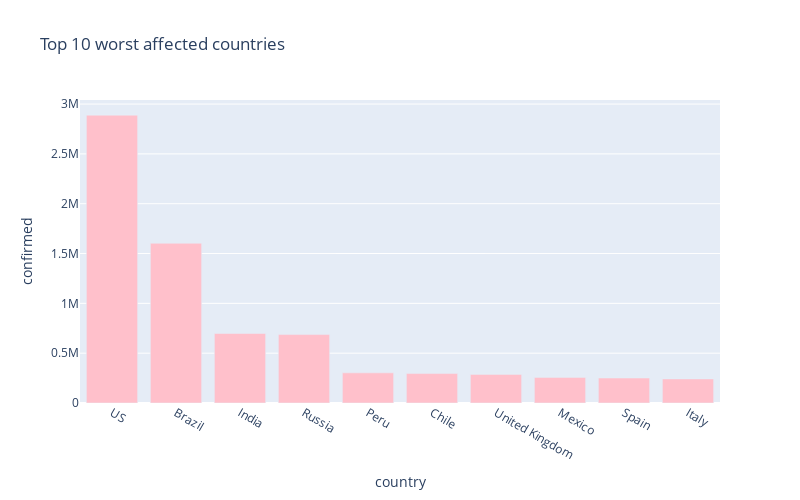

The notebook cell this image was saved under:
### Code cell
px.bar(
    sorted_country_df.head(10),
    x = "country",
    y = "confirmed",
    title= "Top 10 worst affected countries", # the axis names
    color_discrete_sequence=["pink"], 
    height=500,
    width=800
)

### Figure 1 — Plotly figure (JSON) as saved in the notebook; plotly's stock layout.template omitted (floating-point values rounded to 4 significant figures)
{"data": [{"alignmentgroup": "True", "hovertemplate": "country=%{x}<br>confirmed=%{y}<extra></extra>", "legendgroup": "", "marker": {"color": "pink"}, "name": "", "offsetgroup": "", "orientation": "v", "showlegend": false, "textposition": "auto", "type": "bar", "x": ["US", "Brazil", "India", "Russia", "Peru", "Chile", "United Kingdom", "Mexico", "Spain", "Italy"], "xaxis": "x", "y": [2888729, 1603055, 697413, 686777, 302718, 295532, 286932, 256848, 250545, 241611], "yaxis": "y"}], "layout": {"barmode": "relative", "height": 500, "legend": {"tracegroupgap": 0}, "title": {"text": "Top 10 worst affected countries"}, "width": 800, "xaxis": {"anchor": "y", "domain": [0, 1], "title": {"text": "country"}}, "yaxis": {"anchor": "x", "domain": [0, 1], "title": {"text": "confirmed"}}}}
